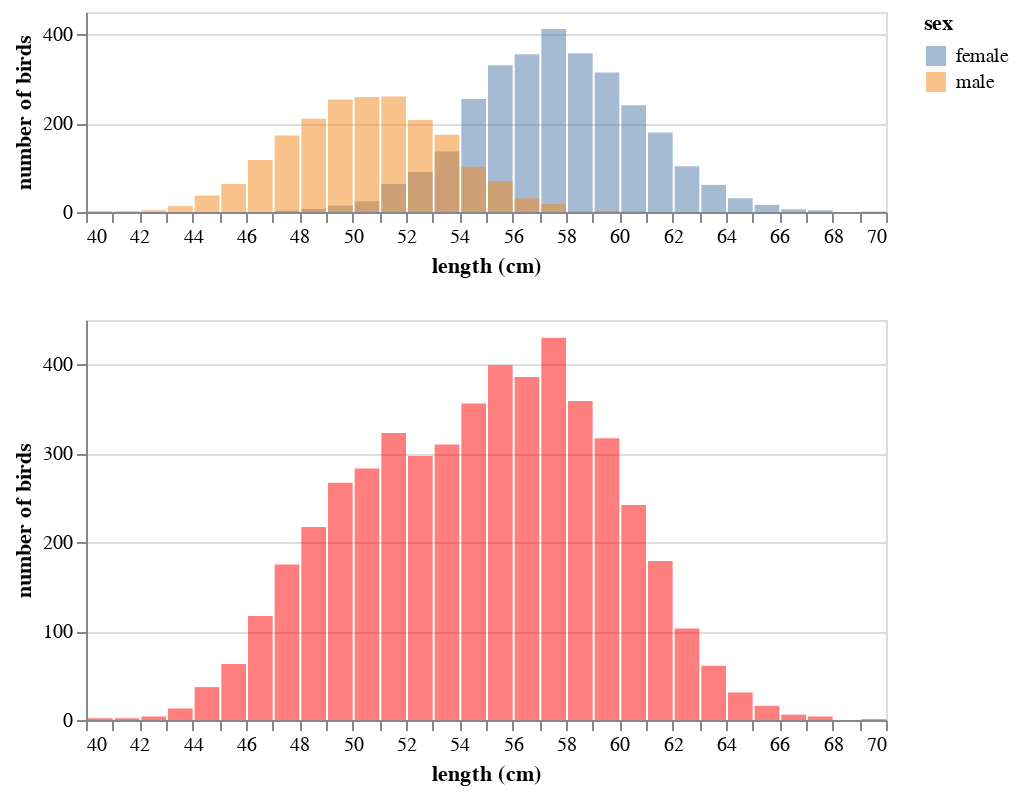

Notebook source saved alongside this figure:
### Markdown cell above
The cell below produces a histogram of the lengths in the population overall (bottom panel) and when distinguished by sex (top panel).

### Code cell
base = alt.Chart(population).properties(height = 200)

hist = base.mark_bar(opacity = 0.5, color = 'red').encode(
    x = alt.X('length', 
              bin = alt.Bin(maxbins = 40), 
              scale = alt.Scale(domain = (40, 70)),
              title = 'length (cm)'),
    y = alt.Y('count()', 
              stack = None,
              title = 'number of birds')
)

hist_bysex = hist.encode(color = 'sex').properties(height = 100)

hist_bysex & hist

### Figure 1 — Vega-Lite specification as saved in the notebook (floating-point values rounded to 4 significant figures; data arrays with more than 128 entries replaced by an {"elided": "..."} marker saying what was removed)
{"config": {"view": {"continuousWidth": 400, "continuousHeight": 300}}, "vconcat": [{"mark": {"type": "bar", "color": "red", "opacity": 0.5}, "encoding": {"color": {"type": "nominal", "field": "sex"}, "x": {"type": "quantitative", "bin": {"maxbins": 40}, "field": "length", "scale": {"domain": [40, 70]}, "title": "length (cm)"}, "y": {"type": "quantitative", "aggregate": "count", "stack": null, "title": "number of birds"}}, "height": 100}, {"mark": {"type": "bar", "color": "red", "opacity": 0.5}, "encoding": {"x": {"type": "quantitative", "bin": {"maxbins": 40}, "field": "length", "scale": {"domain": [40, 70]}, "title": "length (cm)"}, "y": {"type": "quantitative", "aggregate": "count", "stack": null, "title": "number of birds"}}, "height": 200}], "data": {"name": "data-3703ed3ea43ac799502bff4220134ae3"}, "$schema": "https://vega.github.io/schema/vega-lite/v4.0.2.json", "datasets": {"data-3703ed3ea43ac799502bff4220134ae3": {"elided": "5000 records"}}}
